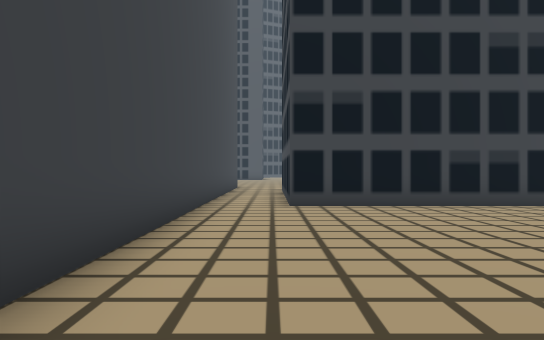
view 1 (above)

24 first-person views from a walk through a scene from a Unity 3-D project. The camera is 1.5 m above the floor, looks level and sees 70° across. The floor is counted in squares, 2 m on a side. Each view is taken from the middle of a square. On the plan, view 1 faces up. The plan holds only what a view shows up to about 12 squares ahead; the rest is blank. The place goes on beyond the plan. Some animated figures are left out. Some surface patterns are stand-ins.

view 2
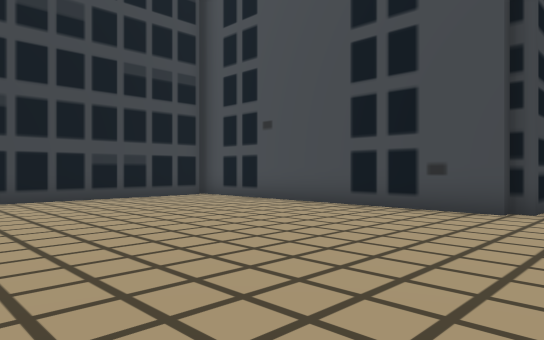

view 3
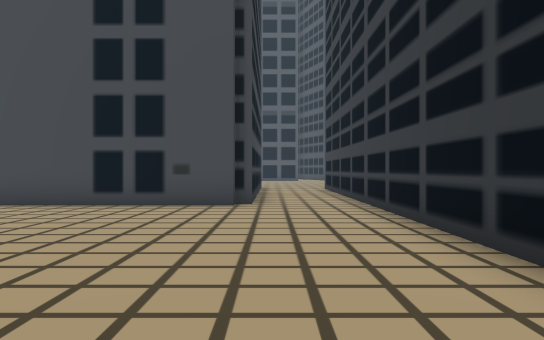

view 4
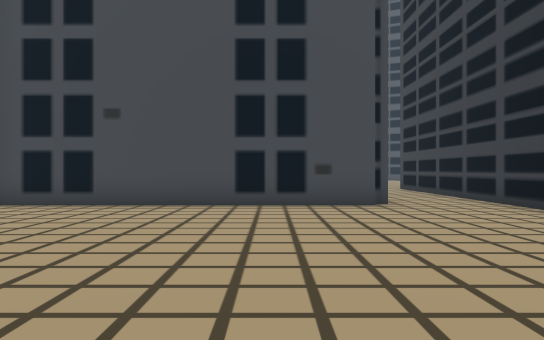

view 5
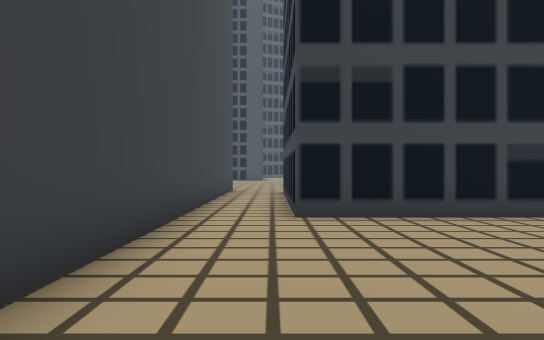

view 6
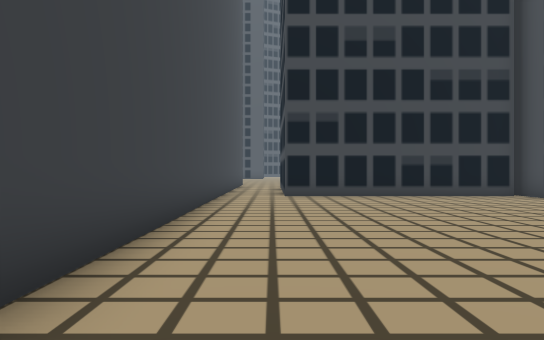

view 7
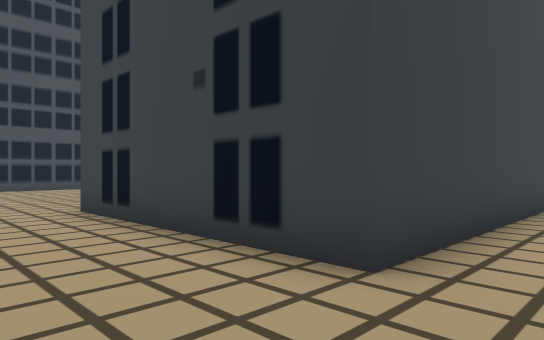

view 8
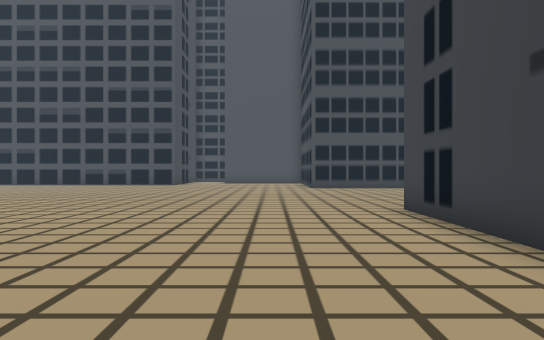

view 9
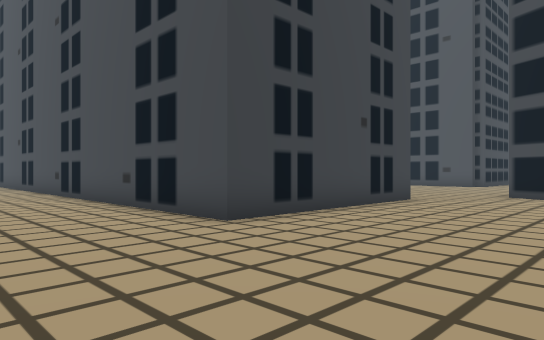

view 10
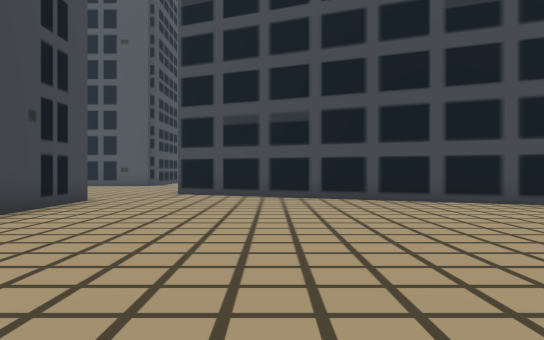

view 11
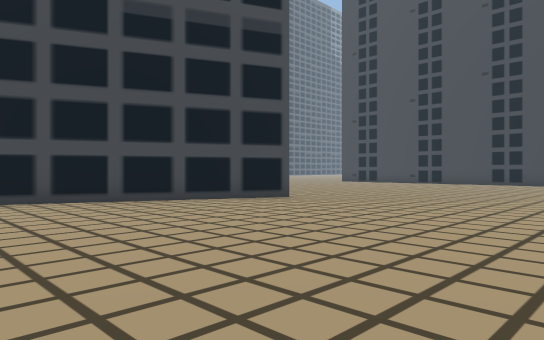

view 12
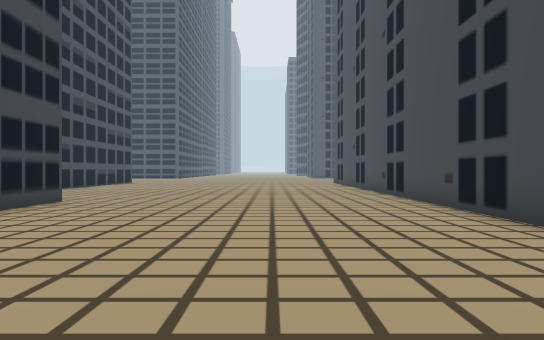

view 13
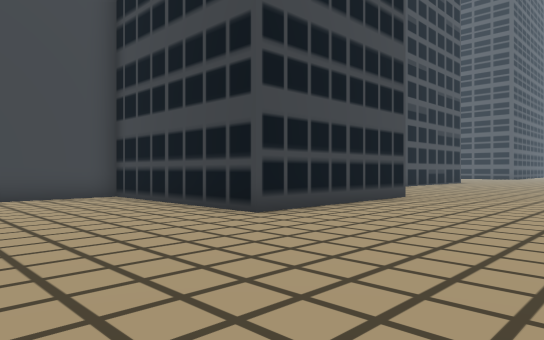

view 14
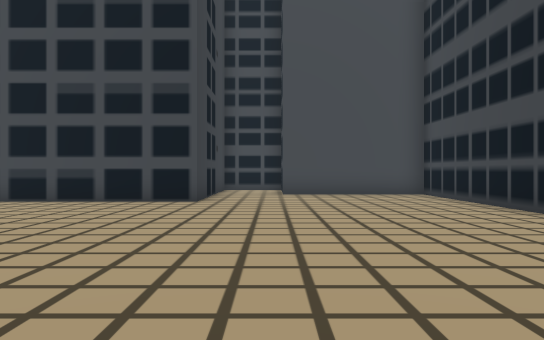

view 15
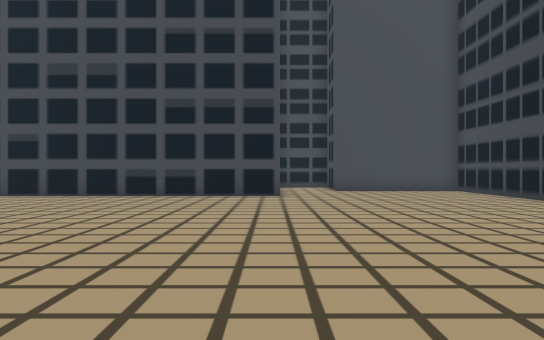

view 16
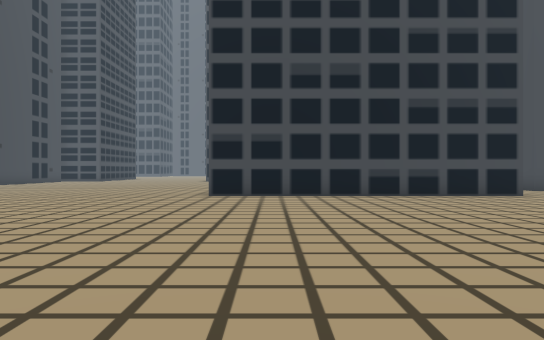

view 17
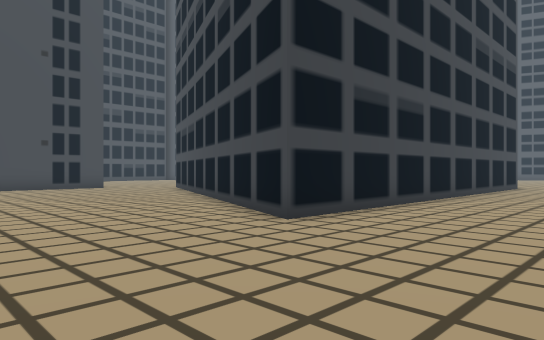

view 18
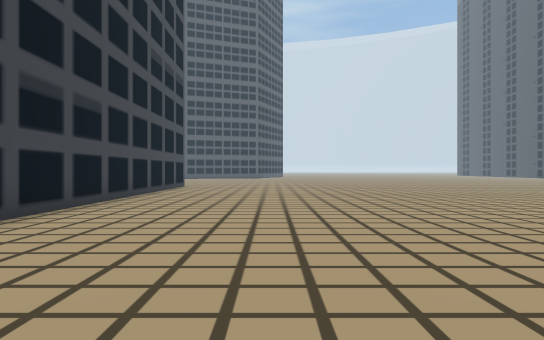

view 19
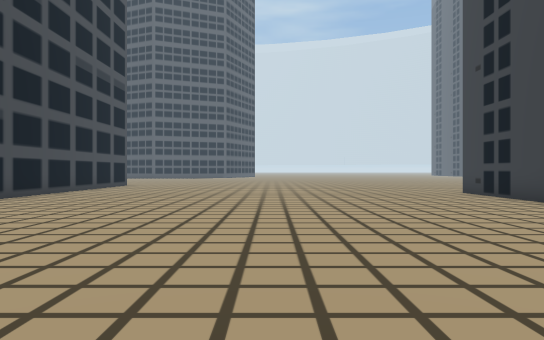

view 20
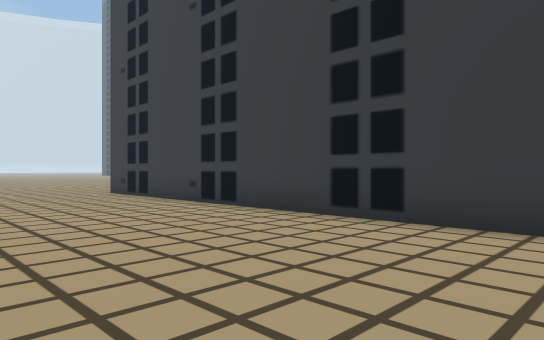

view 21
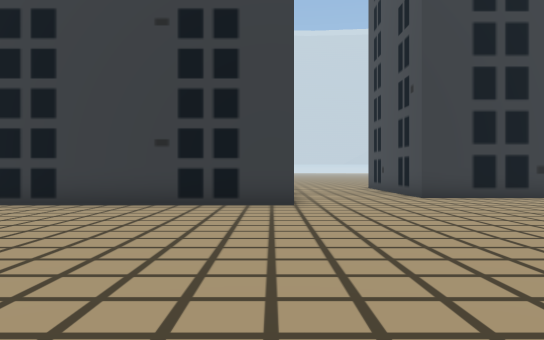

view 22
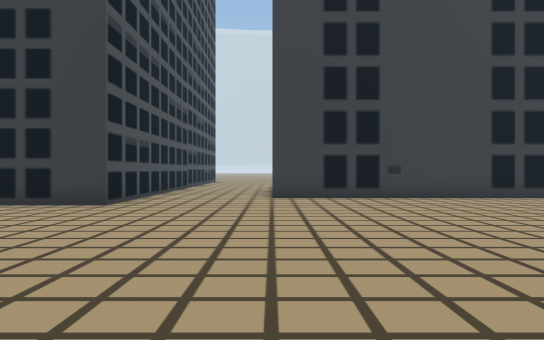

view 23
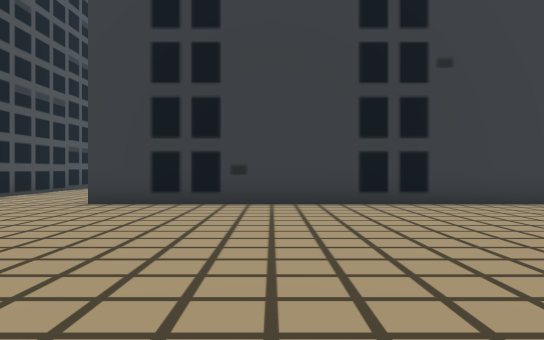

view 24
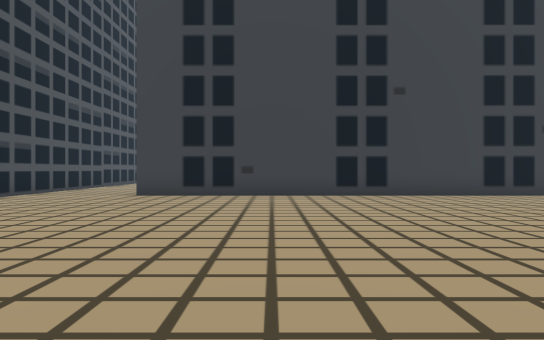

### Floor plan
Points are (right, up) in squares from view 1. A wall is a line through its corners. A room is listed if a view was taken in it or the views show most of it. See-through windows are left out.
Room 1 (views 1, 2, 3, 4, 5)
walls: (7.2, -0.2) (7.2, 8.1); (2, -3.1) (11, -3.1); (-1.5, 11.5) (-1.5, -1.5) (-2.5, -1.5)
ways out: opening at (-1, -2) to room 2
objects: building (1, 8) to (7, 9); building (8, 7)
Room 2 (views 6, 7, 8, 9, 10, 11, 12, 13, 14, 15, 16, 17, 18, 19, 20, 21, 22, 23, 24)
walls: (5, -14) (-3.7, -14) (1, -3); (-2.5, -1.5) (-7.4, -1.5) (-7.4, 7.4); (-22, -8.8) (-19.2, -8.8) (-19.2, -17.9); (-11.5, -33) (-11.5, -27.3) (3, -27.3); (-16, 3.4) (-16, -2.4) (-21.8, -2.4) (-21.8, -6.6); (-24.5, -29.4) (-15, -29.4) (-15, -31)
ways out: opening at (-1, -2) to room 1; opening at (-22.5, -7.5)

Positions as (right, up) in squares from view 1, and headings:
1: (0, 0), facing up
2: (0, -2), facing up-right
3: (-1, -1), facing right
4: (-1, 2), facing right
5: (0, 2), facing up
6: (0, -3), facing up
7: (0, -4), facing up-left
8: (0, -4), facing left
9: (-11, -6), facing up-right
10: (-11, -6), facing right
11: (-11, -6), facing down-right
12: (-11, -6), facing up
13: (-11, -7), facing up-left
14: (-10, -7), facing left
15: (-8, -9), facing left
16: (-8, -16), facing left
17: (-8, -18), facing up-right
18: (-8, -18), facing right
19: (-9, -21), facing right
20: (-9, -22), facing down-right
21: (-11, -19), facing down
22: (-15, -19), facing down
23: (-19, -21), facing down
24: (-19, -18), facing down
